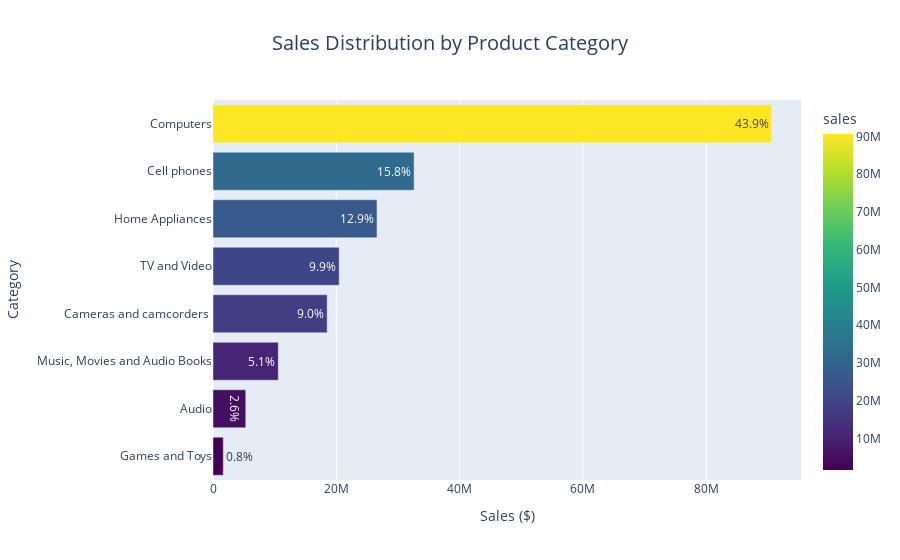

This figure's notebook cell:
### Code cell
import plotly.express as px

# Create horizontal bar chart
fig = px.bar(
    _,  # Using the result from SQL query
    x='sales',
    y='categoryname',
    orientation='h',  # Makes the bars horizontal
    title='Sales Distribution by Product Category',
    text='perc_of_total',  # Show percentage on the bars
    color='sales',  # Color bars based on sales value
    color_continuous_scale='Viridis'  # Choose a color scale
)

# Update layout
fig.update_layout(
    title_x=0.5,  # Center the title
    title_font_size=20,
    xaxis_title="Sales ($)",
    yaxis_title="Category",
    yaxis=dict(
        categoryorder='total ascending'  # Sort bars by value
    )
)

# Format the percentage text on bars
fig.update_traces(
    texttemplate='%{text:.1f}%',  # Show percentage with 1 decimal place
    textposition='auto'
)

fig.show()

### Figure 1 — Plotly figure (JSON) as saved in the notebook; plotly's stock layout.template omitted (floating-point values rounded to 4 significant figures)
{"data": [{"alignmentgroup": "True", "hovertemplate": "sales=%{marker.color}<br>categoryname=%{y}<br>perc_of_total=%{text}<extra></extra>", "legendgroup": "", "marker": {"color": [90620000.0, 32620000.0, 26610000.0, 20470000.0, 18520000.0, 10590000.0, 5313000.0, 1669000.0], "coloraxis": "coloraxis", "pattern": {"shape": ""}}, "name": "", "offsetgroup": "", "orientation": "h", "showlegend": false, "text": [43.9, 15.81, 12.89, 9.916, 8.973, 5.13, 2.574, 0.8084], "textposition": "auto", "texttemplate": "%{text:.1f}%", "type": "bar", "x": [90620000.0, 32620000.0, 26610000.0, 20470000.0, 18520000.0, 10590000.0, 5313000.0, 1669000.0], "xaxis": "x", "y": ["Computers", "Cell phones", "Home Appliances", "TV and Video", "Cameras and camcorders ", "Music, Movies and Audio Books", "Audio", "Games and Toys"], "yaxis": "y"}], "layout": {"barmode": "relative", "coloraxis": {"colorbar": {"title": {"text": "sales"}}, "colorscale": [[0, "#440154"], [0.1111, "#482878"], [0.2222, "#3e4989"], [0.3333, "#31688e"], [0.4444, "#26828e"], [0.5556, "#1f9e89"], [0.6667, "#35b779"], [0.7778, "#6ece58"], [0.8889, "#b5de2b"], [1, "#fde725"]]}, "legend": {"tracegroupgap": 0}, "title": {"font": {"size": 20}, "text": "Sales Distribution by Product Category", "x": 0.5}, "xaxis": {"anchor": "y", "domain": [0, 1], "title": {"text": "Sales ($)"}}, "yaxis": {"anchor": "x", "categoryorder": "total ascending", "domain": [0, 1], "title": {"text": "Category"}}}}
